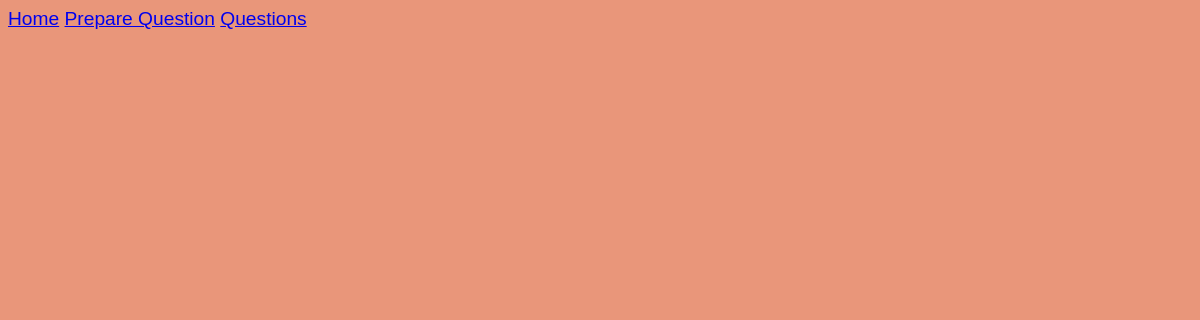
The page /listQ on the database as committed earlier.
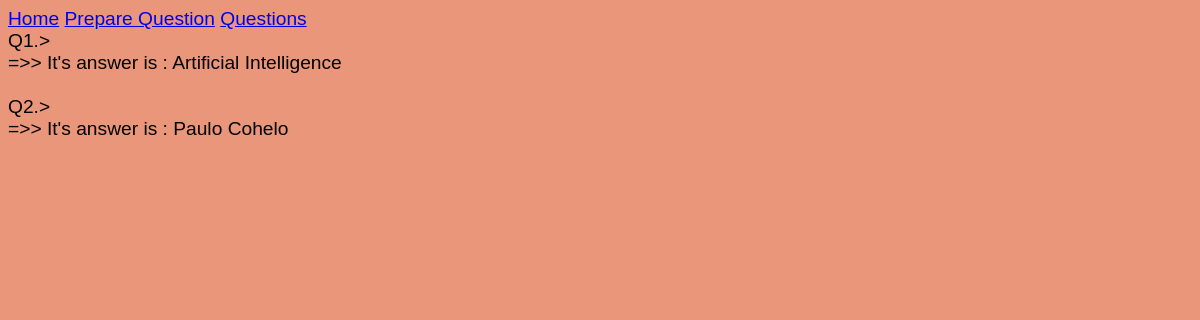
The same page on the database as committed later.
### exam/models.py (models this page shows, shortened)
class Question(models.Model):
    question = models.CharField(max_length=500,default="x",blank=False)
    correct = models.CharField(max_length=200,default="x", blank=False)
    options = models.TextField(default='options')
    points = models.PositiveIntegerField(default=1, validators=[MaxValueValidator(5), MinValueValidator(1)])

### exam/views.py (the view)
# urls.py: path('listQ',views.listQuestion, name='list')
def listQuestion(request):
    questions = Question.objects.all()
    jsonDec = json.decoder.JSONDecoder()
    return render(request,'exams/listQ.html',{'questions':questions})

### exam/templates/exams/listQ.html (shortened to what this page needs)
{% extends 'base.html' %}
{% block content %}
        {% for question in questions %}
           Q{{question.id}}.> {{question.qn}}
            <br>
            =>> It's answer is : {{question.correct}}
            <br>
            <br>
        {% endfor %}
{% endblock %}

Rows that differ between the two databases and show on the page:
added Question: id "1", correct "Artificial Intelligence"
added Question: id "2", correct "Paulo Cohelo"
